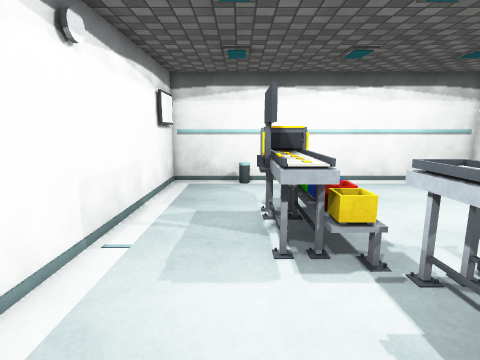
[1] (above)

14 first-person views from a walk through a 3-D level made in the Unity game engine. The camera is 1.4 m above the floor, tilts 10° down and sees 80° across. The floor is counted in squares, 0.5 m on a side. Each view is taken from the middle of a square. On the plan, view 1 faces up. The plan holds only what a view shows up to about 20 squares ahead; the rest is blank. The player character is not drawn. Some animated figures are left out. Surface patterns are stand-ins for the level's own textures.

[2]
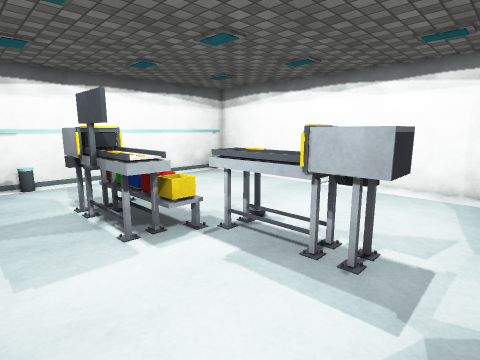

[3]
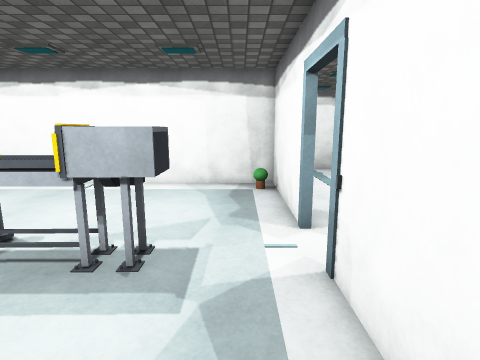

[4]
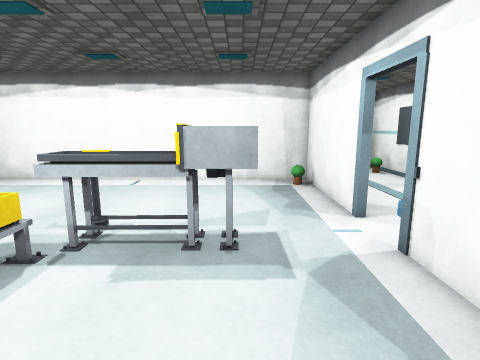

[5]
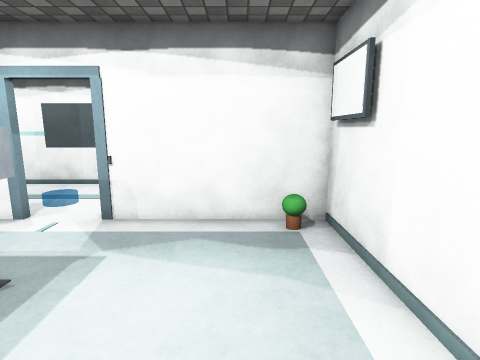

[6]
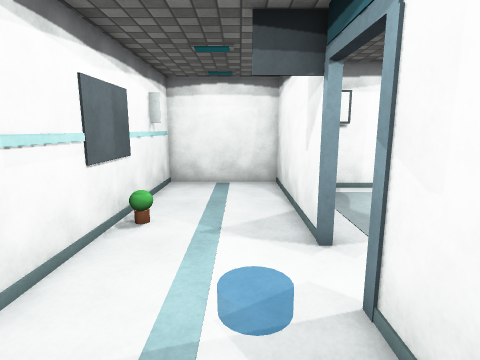

[7]
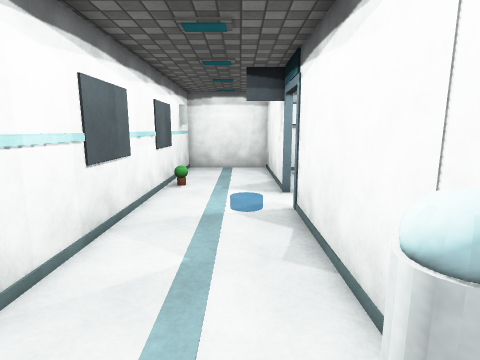

[8]
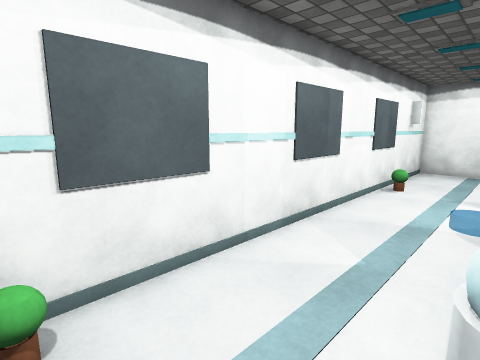

[9]
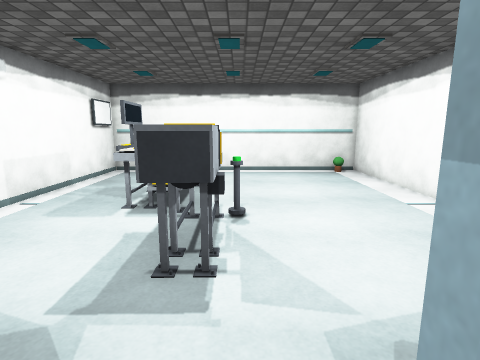

[10]
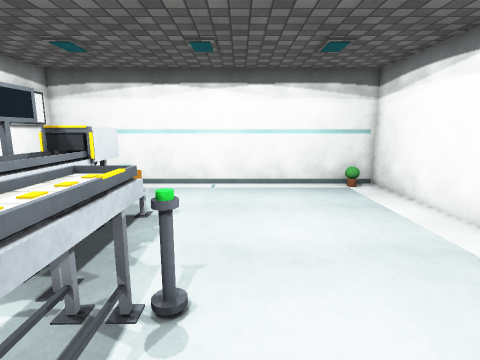

[11]
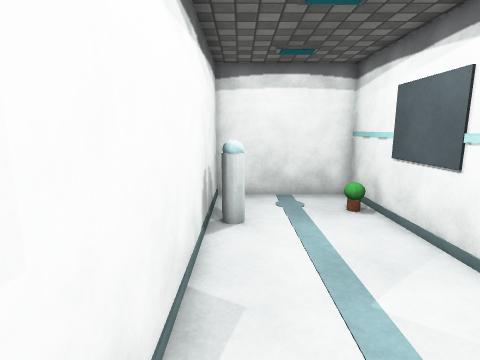

[12]
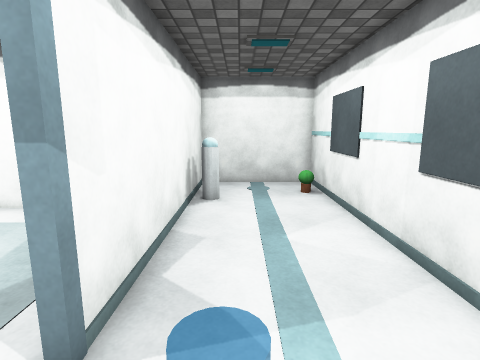

[13]
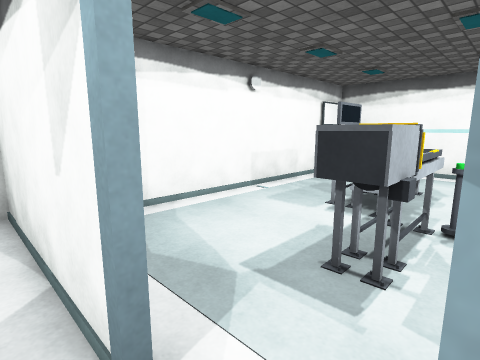

[14]
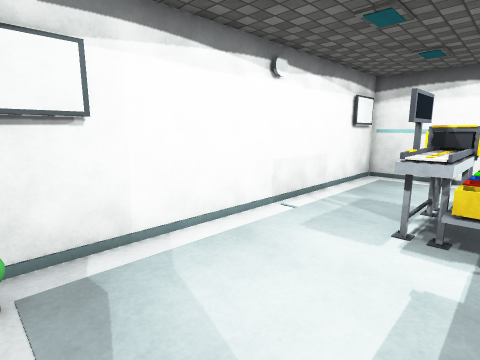

### Floor plan
Key: @ floor where view 1 was taken; # wall or solid block; . floor; = window, fence, low wall or low ledge; ^ raised ledge; O other object.
Columns run from 5 left of view 1 to 18 right of it. Each row starts with its distance up from view 1.
 16  ##################
 15  # ..............O#
 14  OO...............#
 13  # ...............#
 12  #................#
 11  #................#
 10  #....O#O.........#
  9  #....O# .........#
  8  #....O#=.........#
  7  #....O#=.........#
  6  #....OO##........#
  5  #......=^O.......#
  4  #......^^........#
  3  #.......^........#
  2  #......OOO.......#
  1  #......OOO.......#
  0  # ..@............#
 -1  OO...............#
 -2  #O..............O#
 -3 #########..#############
 -4 #..................OO..#
 -5 #......................#
 -6 #......................#
 -7 #......................#
 -8 #......O.............O.#
 -9 ########################

Where each view was taken, in squares from view 1:
view 1: 0 up, 0 right, facing up
view 2: 1 down, 2 left, facing up-right
view 3: 1 down, 2 left, facing right
view 4: 1 up, 3 left, facing right
view 5: 6 up, 1 left, facing down
view 6: 5 down, 10 right, facing left
view 7: 5 down, 16 right, facing left
view 8: 4 down, 16 right, facing down-left
view 9: 4 down, 5 right, facing up
view 10: 1 up, 6 right, facing up
view 11: 4 down, 6 right, facing right
view 12: 5 down, 3 right, facing right
view 13: 4 down, 6 right, facing up-left
view 14: 2 down, 3 right, facing up-left
